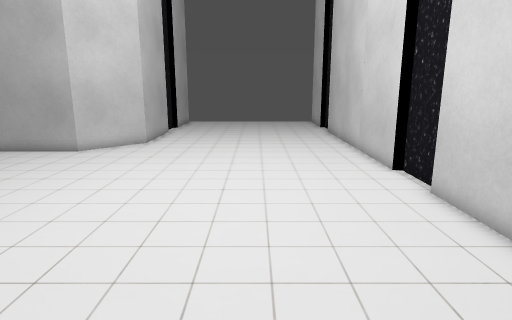
[1] (above)

15 first-person views from a walk through a Godot game level. The camera is 1.5 m above the floor, tilts 12° down and sees 75° across. The floor is counted in squares, 0.5 m on a side. Each view is taken from the middle of a square. On the plan, view 1 faces up. The plan holds only what a view shows up to about 20 squares ahead; the rest is blank. The place goes on beyond the plan.

[2]
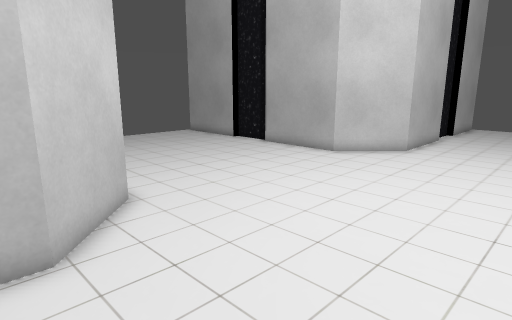

[3]
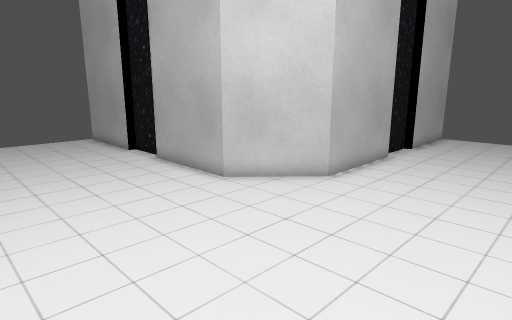

[4]
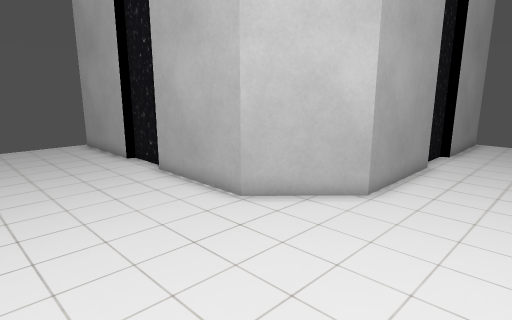

[5]
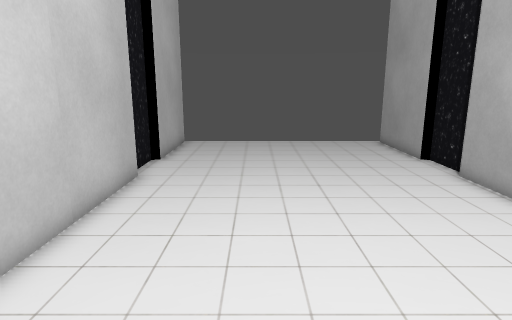

[6]
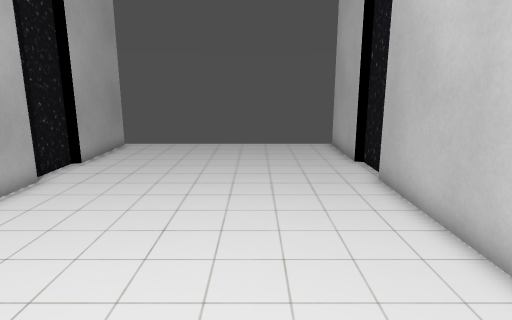

[7]
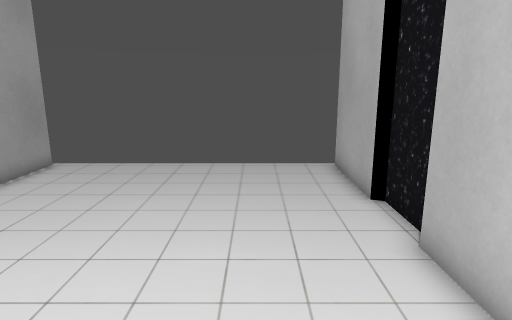

[8]
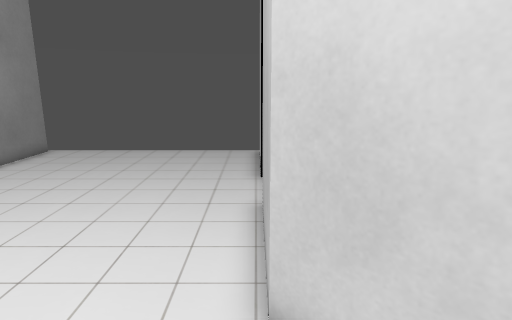

[9]
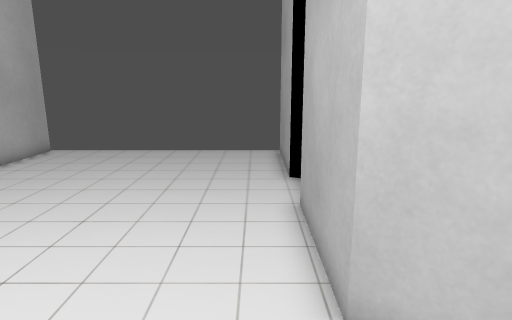

[10]
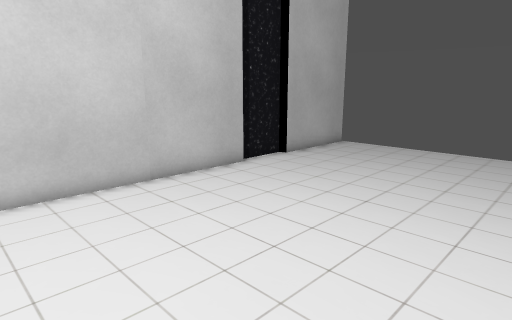

[11]
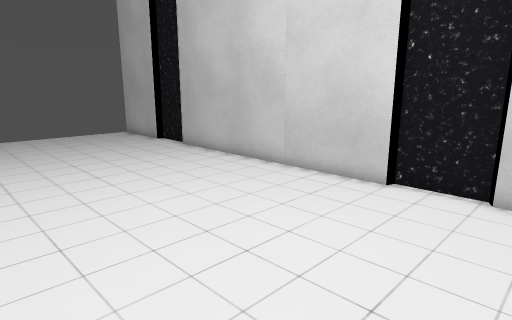

[12]
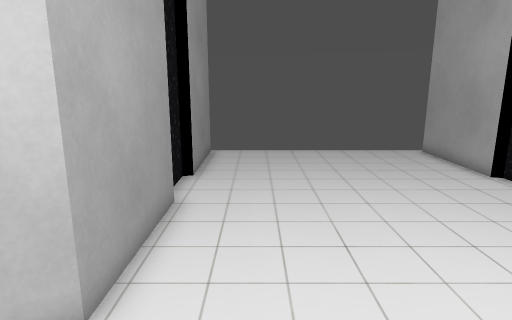

[13]
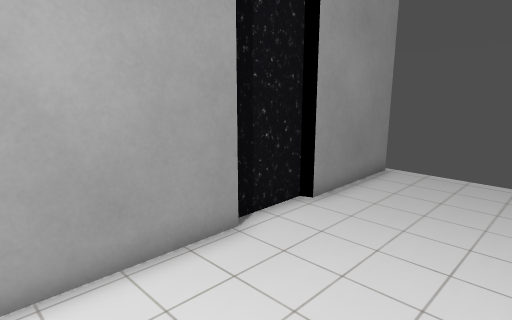

[14]
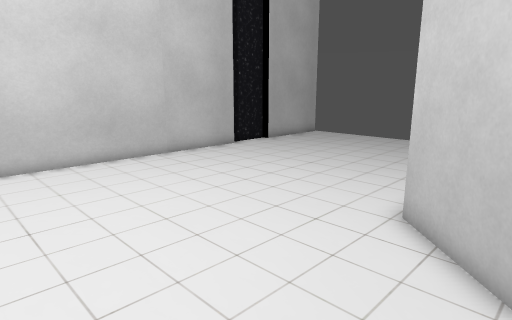

[15]
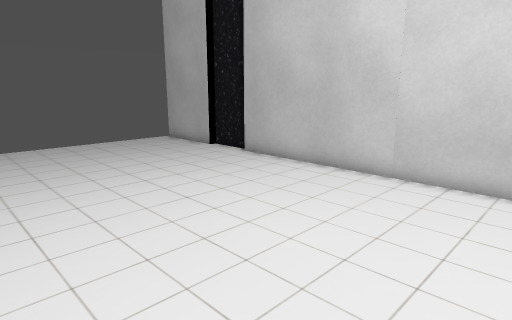

### Floor plan
Points are (right, up) in squares from view 1. A wall is a line through its corners. A room is listed if a view was taken in it or the views show most of it. See-through windows are left out.
Room 1 (views 1, 2, 3, 4, 5, 6, 7, 8, 9, 10, 11, 12, 13, 14, 15)
walls: (5.2, 12.2) (5.2, 24); (5.5, 9.6) (5.5, 12.3); (-13.6, 16.5) (-16.1, 16.5); (-13.8, 5.8) (-8.8, 5.8) (-6.2, 3.2) (-6.2, -1.5); (-6.2, 23.8) (-6.2, 18.9) (-8.8, 16.2) (-13.5, 16.2); (-6.6, -1.9) (-6.6, -4.1); (-16.1, 16.2) (-21.1, 16.2); (-16.4, 5.4) (-14, 5.4); (-6.2, -4.1) (-6.2, -9.1); (5.2, -1.5) (5.2, 9.5); (-6.6, 26.4) (-6.6, 24.1); (5.5, 24.3) (5.5, 26.8); (5.5, -4.1) (5.5, -1.7); (-21.2, 5.8) (-16.5, 5.8); (5.2, 26.7) (5.2, 31.1); (-6.2, 31.2) (-6.2, 26.5); (5.2, -9.4) (5.2, -4.3)
ways out: gap at (-21, 16); gap at (-6, -9); gap at (5, -9)

Where each view was taken, in squares from view 1:
view 1: 0 up, 0 right, facing up
view 2: 2 up, 0 right, facing up-left
view 3: 9 up, 0 right, facing up-left
view 4: 10 up, 0 right, facing down-left
view 5: 10 up, 1 right, facing down
view 6: 13 up, 1 right, facing up
view 7: 18 up, 2 right, facing up
view 8: 16 up, 5 left, facing left
view 9: 7 up, 5 left, facing down
view 10: 8 up, 5 left, facing down-right
view 11: 8 up, 5 left, facing up-right
view 12: 8 up, 5 left, facing left
view 13: 11 up, 9 left, facing down-left
view 14: 11 up, 9 left, facing down-right
view 15: 12 up, 6 left, facing up-right
